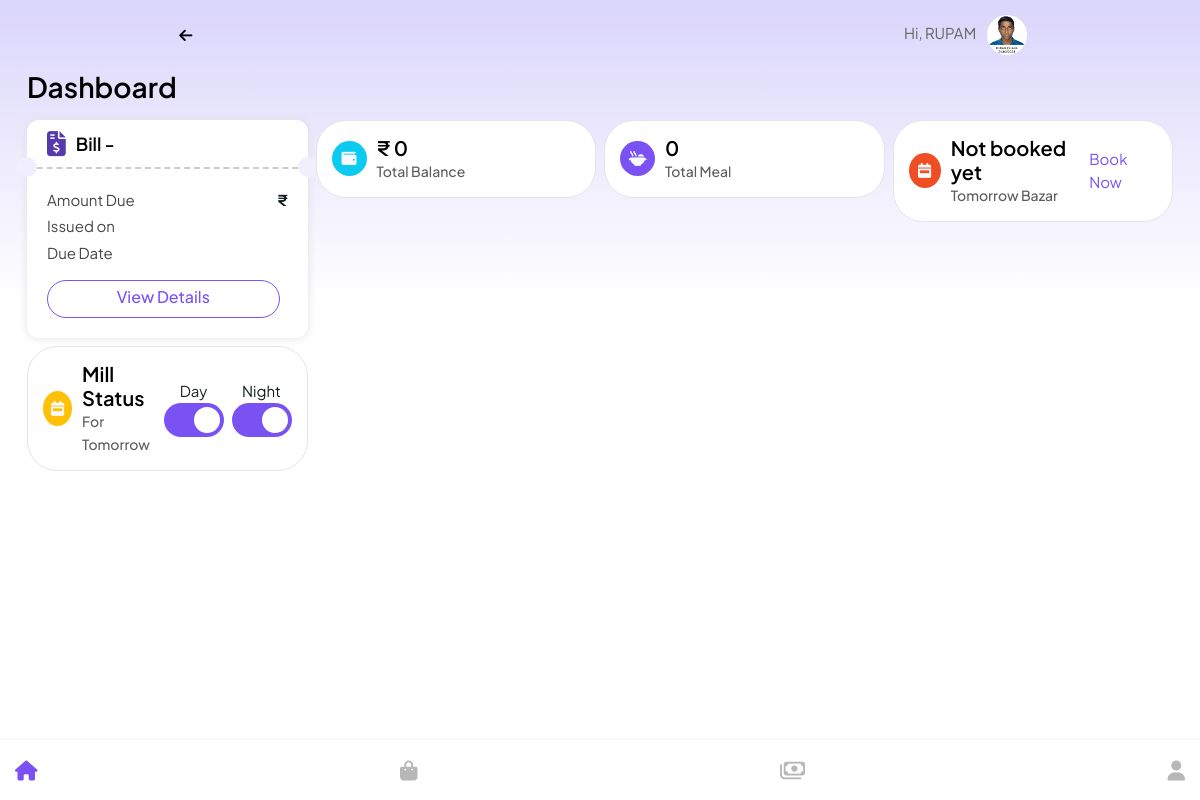
Before: /dashboard/ (signed in) with the older database file.
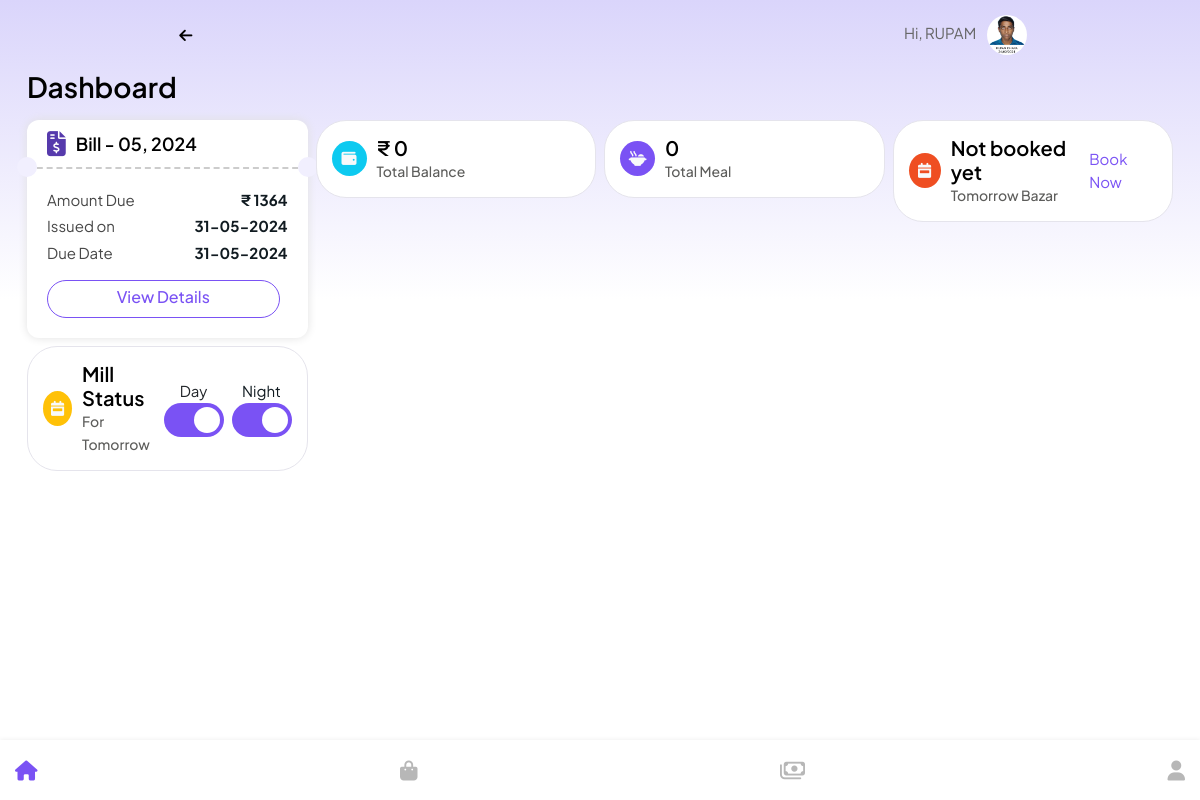
After: the same page with the newer database file.
### account/models.py (models this page shows, shortened)
class UserInfo(models.Model):
    user = models.OneToOneField(User, on_delete=models.CASCADE, primary_key=True)
    profile = models.ImageField(upload_to='profile/', null=True, blank=True)
    day = models.BooleanField(default=True)
    night = models.BooleanField(default=True)

### core/models.py (models this page shows, shortened)
class Bill(models.Model):
    date = models.DateField()
    user = models.ForeignKey(User, on_delete=models.CASCADE)
    mill = models.IntegerField(default=0)
    mill_cost = models.FloatField(default=0)
    establish = models.FloatField(default=0)
    total_cost = models.IntegerField(default=0)
    diposit = models.IntegerField(default=0)
    due = models.IntegerField(default=0)
    class Meta:
        unique_together = (('date', 'user'),)

### core/views.py (the view)
# urls.py: path('dashboard/', dashboard, name='dashboard'),
@login_required
def dashboard(request):
    bazars = Bazar.objects.filter(date__month=c_m, user_id=request.user.id)
    total_bazar = bazars.aggregate(Sum('amount'))['amount__sum'] if bazars else 0
    mills = Mill.objects.filter(user_id=request.user.id, date__month=c_m)
    total_mill = mills.aggregate(Sum('mill_count'))['mill_count__sum'] if mills else 0
    exps = Establish.objects.filter(date__month=c_m, user_id=request.user.id)
    total_exp = exps.aggregate(Sum('amount'))['amount__sum'] if exps else 0
    total_diposit = total_bazar+total_exp
    upc_bazar = Bazar.objects.filter(date__month=c_m, date__gt=datetime.now(), user_id=request.user.id, amount=0)
    try:
        today_bazar = Bazar.objects.get(date=datetime.today())
    except Bazar.DoesNotExist:
        today_bazar = ''
    tmr_bazar = Bazar.objects.filter(date__month=c_m, date__day=datetime.now().day+1)
    userinfo = UserInfo.objects.get(user_id=request.user.id)
    try:
        bill = Bill.objects.get(date__month=datetime.now().month-1, user=request.user)
    except Bill.DoesNotExist:
        bill = ''
    data = {
        'total_diposit' : total_diposit,
        'total_mill' : total_mill,
        'upc_bazar' : upc_bazar,
        'today_bazar' : today_bazar,
        'tmr_bazar' : tmr_bazar,
        'day' : userinfo.day,
        'night' : userinfo.night,
        'bill' : bill
    }
    return render(request, 'dashboard.html', data)

### core/templatetags/my_tag.py (called while the page is built)
@register.filter
def get_profile_image(id):
    try:
        user = UserInfo.objects.get(user_id=id)
        return user.profile
    except UserInfo.DoesNotExist:
        return '/profile/user.jpg'

### templates/dashboard.html (shortened to what this page needs)
{% extends 'base.html' %}
{% load my_tag %}
{% block 'content' %}
    <div class="entry-content">
        <div class="container">
            <div class="d-flex justify-content-between">
                <h2>Dashboard</h2>
            </div>
            <div class="row g-2 mb-4">
                <div class="col-12 col-md-3">
                    <div class="bill">
                        <div class="title d-flex align-items-center">
                            <i class="fa-solid fa-file-invoice-dollar"></i> <span>Bill - {{ bill.date|date:'m, Y' }}</span>
                        </div>
                        <div class="content">
                            <p class="d-flex justify-content-between mb-1"><span>Amount Due</span><span><strong>₹ {{ bill.due }}</strong></span></p>
                            <p class="d-flex justify-content-between mb-1"><span>Issued on</span><span><strong>{{ bill.date|date:'d-m-Y' }}</strong></span></p>
                            <p class="d-flex justify-content-between mb-3"><span>Due Date</span><span><strong>{{ bill.date|date:'d-m-Y' }}</strong></span></p>
                            <p class="d-flex align-items-center justify-content-between">
                                <a href="#" class="btn btn-outline-primary me-2 pt-1 pb-2 w-100">View Details</a>
                            </p>
                        </div>
                    </div>
                </div>
                <div class="col-6 col-md-3">
                    <div class="card">
                        <div class="card-body dash-box">
                            <div class="icn bg-info text-light"><i class="fa-solid fa-wallet"></i></div>
                            <div>
                                <h6 class="mb-0">₹ {{ total_diposit }}</h6>
                                <span>Total Balance</span>
                            </div>
                        </div>
                    </div>
                </div>
                <div class="col-6 col-md-3">
                    <div class="card">
                        <div class="card-body dash-box">
                            <div class="icn bg-primary"><i class="fa-solid fa-pot-food text-light"></i></div>
                            <div>
                                <h6 class="mb-0">{{ total_mill }}</h6>
                                <span>Total Meal</span>
                            </div>
                        </div>
                    </div>
                </div>
                {% if tmr_bazar %}
                    <div class="col-12 col-md-3">
                        <div class="card">
                            <div class="card-body dash-box">
                                <div class="icn bg-orange"><i class="fa-solid fa-calendar-week text-light"></i></div>
                                <div>
                                    <h6 class="mb-0">{{ tmr_bazar.first.user.first_name }} {{ tmr_bazar.first.user.last_name }}</h6>
                                    <span>Tomorrow Bazar</span>
                                </div>
                            </div>
                        </div>
                    </div>
                {% else %}
                    <div class="col-12 col-md-3">
                        <div class="card">
                            <div class="card-body d-flex align-items-center justify-content-between">
                                <div class="dash-box">
                                    <div class="icn bg-orange"><i class="fa-solid fa-calendar-week text-light"></i></div>
                                    <div>
                                        <h6 class="mb-0">Not booked yet</h6>
                                        <span>Tomorrow Bazar</span>
                                    </div>
                                </div>
                                <div class="">
                                    <a href="{% url 'quick-book' %}">Book Now</a>
                                </div>
                            </div>
                        </div>
                    </div>
                {% endif %}
                <div class="col-12 col-md-3">
                    <div class="card">
                        <div class="card-body d-flex align-items-center justify-content-between">
                            <div class="dash-box">
                                <div class="icn bg-warning"><i class="fa-solid fa-calendar-week text-light"></i></div>
                                <div>
                                    <h6 class="mb-0">Mill Status</h6>
                                    <span>For Tomorrow</span>
                                </div>
                            </div>
                            <div class="d-flex text-center">
                                <div class="me-2">Day  <br><label class="switch">
                                    <span class="slider round"></span>
                                    </label></div>
                                <p>Night <br><label class="switch">
                                    <span class="slider round"></span>
                                    </label></p>
                            </div>
                        </div>
                    </div>
                </div>
            </div>
        </div>
    </div>
{% endblock 'content' %}

### templates/base.html (shortened to what this page needs)
{% load my_tag %}
<!DOCTYPE html>
<html>
<head>
	<link rel="stylesheet" type="text/css" href="/static/css/bootstrap.css">
	<link rel="stylesheet" type="text/css" href="/static/fontawesome/css/all.css">
    <link rel="stylesheet" href="//code.jquery.com/ui/1.13.2/themes/base/jquery-ui.css">
	<link rel="stylesheet" type="text/css" href="/static/css/style.css">
</head>
<body>
    <main class="site">
        <div class="page-content">
            <div class="container">
                <div class="row justify-content-center">
                    <div class="col-md-9">
                        <div class="d-flex justify-content-between align-items-center page-header">
                            <div class="page-title">
                                <button id="backbtn"><i class="fa-solid fa-arrow-left"></i></button>
                            </div>
                            <div class="profile">
                                <span class="me-2">Hi, <span class="text-uppercase">{{ request.user.first_name }}</span></span><a href="{% url 'profile' %} "> <img src="/uploads/{{ request.user.id|get_profile_image }}" alt=""></a>
                            </div>
                        </div>
                    </div>
                </div>
            </div>
            {% block 'content' %}{% endblock 'content' %}
            <div class="page-footer">
                <ul class="icons">
                    {% with request.resolver_match.url_name as ur %}
                        <li><a href="{% url 'dashboard' %}" class="{% if ur == 'dashboard' %}active{% endif %}"><i class="fa-solid fa-house"></i></a></li>
                        <li><a href="{% url 'bazar-list' %}" class="{% if ur == 'bazar-add' or ur == 'bazar-book' or ur == 'bazar-list' %}active{% endif %}"><i class="fa-solid fa-bag-shopping"></i></a></li>
                        <li><a href="{% url 'est-list' %}" class="{% if ur == 'est-list' %}active{% endif %}"><i class="fa-regular fa-money-bills"></i></a></li>
                        <li><a href="{% url 'profile' %}" class="{% if ur == 'profile' %}active{% endif %}"><i class="fa-solid fa-user"></i></a></li>
                    {% endwith %}
                </ul>
            </div>
        </div>
    </main>
</body>
</html>

### static/css/style.css (style rules this page uses)
body { margin: 0; padding: 0; color: #111B21; font-family: "Plus Jakarta Sans", sans-serif; font-size: 15px; color: #656565; }
p { color: #111B21; }
p:last-child { margin-bottom: 0; }
a { text-decoration: none; color: #7a52f4; }
img { max-width: 100%; height: auto; }
h2 { font-size: 28px; }
h6 { font-size: 24px; }
h2, h3, h4, h5, h6 { font-family: "Plus Jakarta Sans", sans-serif; line-height: 1.2; color: #000; font-weight: 600; margin-bottom: 16px; }
.btn { border-radius: 30px; font-weight: 500; padding: 10px 35px; }
.btn-outline-primary { border-color: #7a52f4 !important; color: #7a52f4 !important; }
.container { max-width: 1170px; }
.bg-primary { background-color: #7a52f4 !important; }
.bg-orange { background-color: #ef4e22 !important; }
.card { border-radius: 30px; border: 0.5px solid #e5e4ec; }
.card-body { padding: 15px 15px; }
.page-header { padding: 15px 0; top: 0; width: 100%; }
.profile img { width: 40px; height: 40px; border-radius: 50%; -o-object-fit: cover; object-fit: cover; -o-object-position: top center; object-position: top center; }
.page-footer { position: fixed; width: 100%; bottom: 0; padding: 15px 15px; box-shadow: 0 0 5px #ececec; overflow: hidden; background-color: #fff; }
.icons { list-style: none; display: flex; justify-content: space-between; padding-left: 0; margin-bottom: 0; }
.icons li a { font-size: 20px; color: #b7b7b7; }
.icons li a:hover, .icons li a.active { color: #7a52f4; }
#backbtn { background-color: transparent; border: none; margin-right: 15px; }
.entry-content { padding: 0px 0 20px; margin: 0 0 60px; position: relative; }
.entry-content::before { content: ""; display: block; width: 100%; height: 300px; background: linear-gradient(to bottom, #DAD5FB, #fff); position: absolute; top: -70px; left: 0; z-index: -1; }
.dash-box { display: flex; align-items: center; gap: 10px; }
.dash-box .icn { width: 35px; height: 35px; display: flex; align-items: center; justify-content: center; border-radius: 50%; }
.dash-box span { color: #5d5d5b; font-size: 14px; font-weight: 500; }
.dash-box h6 { font-size: 20px; }
.switch { position: relative; display: inline-block; width: 60px; height: 34px; }
.slider { position: absolute; cursor: pointer; top: 0; left: 0; right: 0; bottom: 0; background-color: #ccc; transition: 0.4s; }
.slider:before { position: absolute; content: ""; height: 26px; width: 26px; left: 4px; bottom: 4px; background-color: #fff; transition: 0.4s; }
input:checked + .slider { background-color: #7a52f4; }
input:checked + .slider:before { transform: translateX(26px); }
.slider.round { border-radius: 34px; }
.slider.round:before { border-radius: 50%; }
.bill { box-shadow: 0 0 10px #e1e1e1; border-radius: 12px; background-color: #fff; }
.bill .title { font-size: 18px; padding: 10px 20px; border-bottom: 2px dashed #ccc; position: relative; }
.bill .title i { font-size: 25px; color: #563aac; margin-right: 10px; }
.bill .title span { font-weight: 600; color: #000; }
.bill .title::before, .bill .title::after { content: ""; display: block; width: 20px; height: 20px; background-color: #f1effe; border-radius: 50%; position: absolute; bottom: -10px; left: -10px; }
.bill .title::after { left: auto; right: -10px; }
.bill .content { padding: 20px 20px; }
.bill .content p span:first-child { color: #474747; }
.title { color: #000; font-size: 46px; }

Changed rows visible on the page:
added Bill: date "05, 2024", due "1364", date "31-05-2024"
